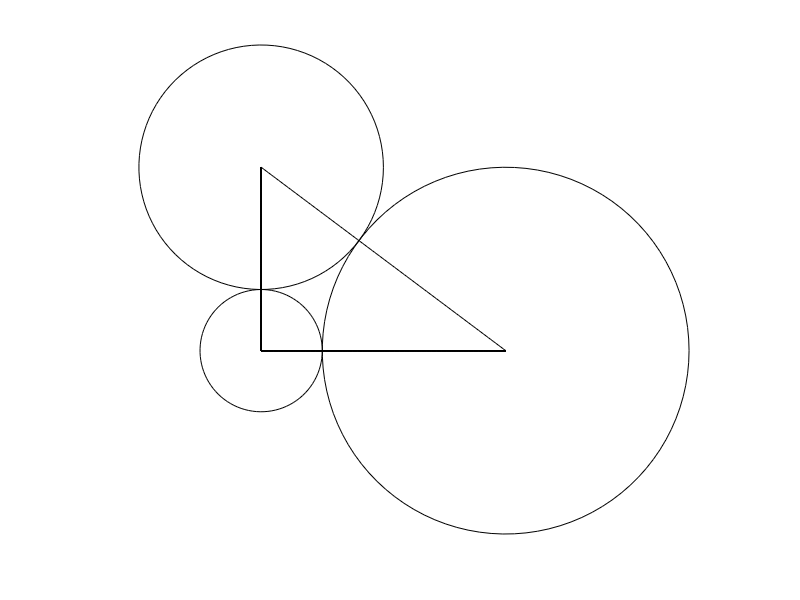
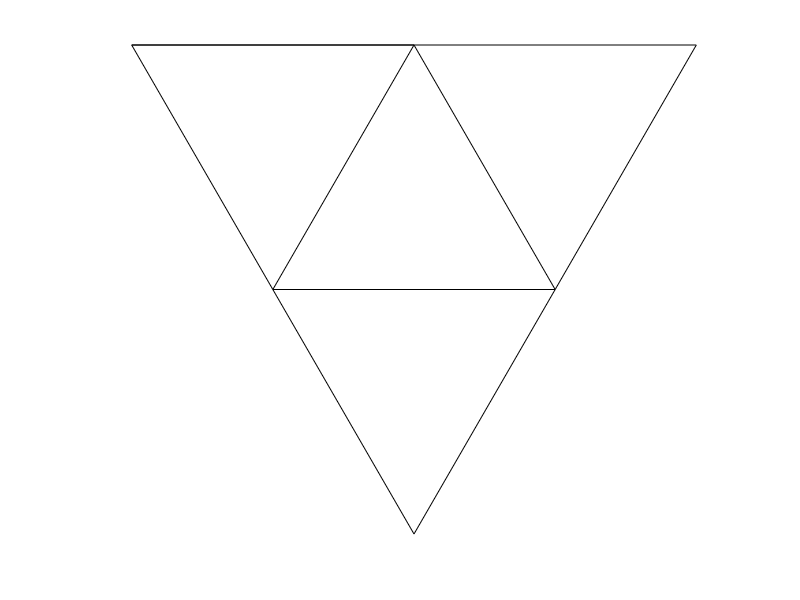
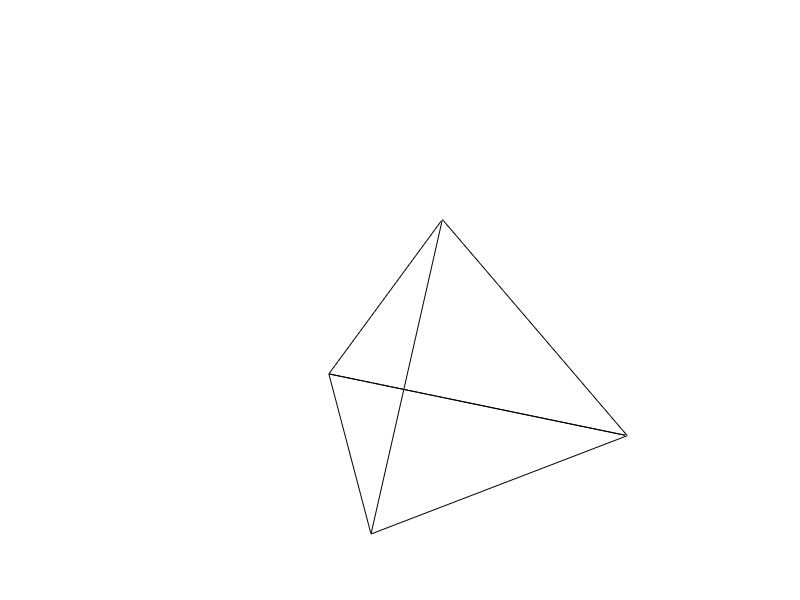
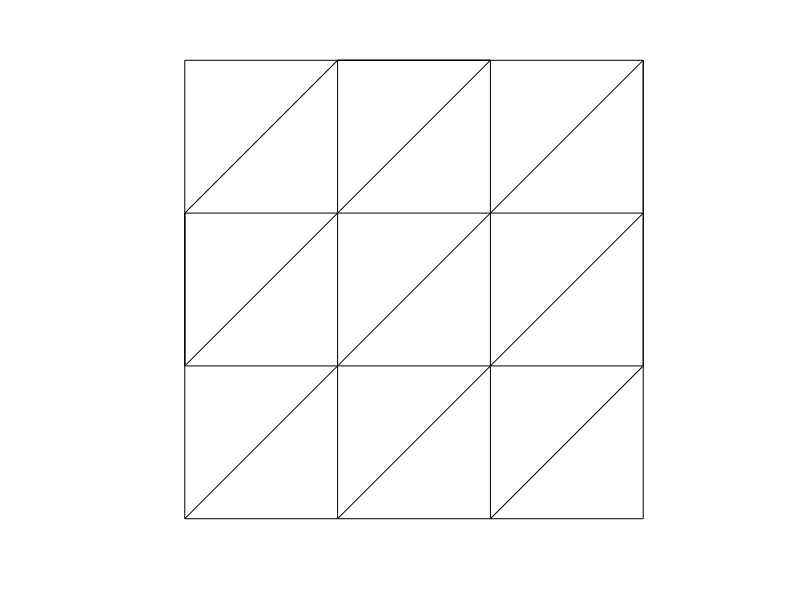

MATLAB code for these plots, in order:
% This m-file contains graphs for the miscellaneous pictures used in the
% report. The program can be run all at once, or command lines can be
% copied and pasted into the main MATLAB window. 3-D pictures can be
% rotated to a preferred angle. 

% figure 1. Right triangle made of circles. 
figure;
th = linspace(0,2*pi);
x = cos(th); y = sin(th);
x2 = 4 + 3*cos(th); y2 = 3*sin(th);
x3 = 2*cos(th); y3 = 3 + 2*sin(th);
x4 = zeros(100);
y4 = linspace(0,3);
x5 = linspace(0,4);
y5 = zeros(100);
x6 = x5; y6 = 3 - .75*x6;
plot(x,y,'k',x2,y2,'k',x3,y3,'k',x4,y4,'k',x5,y5,'k',x6,y6,'k')
axis image; axis off;

%figure 2. Basic flat tetrahedron. One vertex at (0,0). 
figure; 
k = sqrt(3)/2;
%format is [x1, x2, ..., x_n],[y1,y2, ... , y_n]. 'k' means make them 
%all black (default is blue)
plot([-.5,.5,1.5,1,.5,0,-.5,.5,1,0,.5],[k,k,k,0,-k,0,k,k,0,0,k],'k')
axis image; axis off;

%figure 3. Basic 3D tetrahedron. 
figure;
k = sqrt(3)/2; h = sqrt(2/3);
plot3([0,1,.5,0,.5,.5,1,.5],[0,0,k,0,k/3,k,0,k/3],[0,0,0,0,h,0,0,h],'k')
axis image; axis off;

%figure 4. Triangulation of 9 point torus.
figure; 
plot([0,3,3,0,0,3,3,0,0,2,1,1,3,3,0,0,1,2,2,3],[0,0,3,3,0,3,2,2,1,3,3,0,2,1,1,2,3,3,0,1],'k')
axis off; axis image;
axis([-0.1,3.1,-0.1,3.1])

%figure 5. 9 point torus w/ added vertex (1-3 Flip). 
figure; 
plot([0,3,3,0,0,3,3,0,0,2,1,1,3,3,0,0,1,2,2,3,3,1,0.3,0,0,0.3],[0,0,3,3,0,3,2,2,1,3,3,0,2,1,1,2,3,3,0,1,3,3,2.7,3,2,2.7],'k')
axis off; axis image;
axis([-0.1,3.1,-0.1,3.1])

%figure 6. Dual edge
figure
k = sqrt(3)/2; th = [0:.01:2*pi];
plot([1 + k/3*cos(th)],[2*k/3 + k/3*sin(th)],'k','linewidth',2)
hold on
plot([.5 + k/3*cos(th)],[k/3 + k/3*sin(th)],'k','linewidth',2)
plot([0,1,1.5,0.5,0,1,0.5],[0,0,k,k,0,0,k],'k','linewidth',2)
plot([.5,1],[k/3,2*k/3],'k','linewidth',2)
axis image
axis off

%figure 7. 2-2 Flip
figure;
k = sqrt(3)/2;
x1 = [0,1,1.5,0.5,0,1,0.5]; y1 =[0,0,k,k,0,0,k];
x2 = [3,4,4.5,3.5,3,4.5]; y2 = [0,0,k,k,0,k];
x3 = x2 - 1.5; 
plot(x1,y1,'k','linewidth',2)
hold on;
plot(x3,y2,'k','linewidth',2)
axis off; axis image;

%figure 8. Adjoined tetrahedra at a vertex. 
figure;
k = sqrt(3)/2; h = sqrt(2/3);
x = [0,.5,-.5,0,-.5,.5,0,0,.5,-.5,0,0,0,.5,-.5,0,0];
y = [0,k,k,0,-k,-k,0,2*k/3,k,k,2*k/3,0,-2*k/3,-k,-k,-2*k/3,0];
z = [0,0,0,0,0,0,0,h,0,0,h,0,h,0,0,h,0];
plot3(x,y,z,'k')
axis off

%figure 9. Overlapping radii.
figure;
th = 0:.01:2*pi;
x = 5*cos(th);
y = 5*sin(th);
x2 = 7 + 4*cos(th);
y2 = 4*sin(th);
plot(x,y,'k',x2,y2,'k',[0 7],[0 0],'k')
axis image
axis off

%figure 10. Bad case. 
figure;
gx = [0,3,3,0,0,3,3+sqrt(24.75),3,1.5,0,-sqrt(24.75),0,1.5,0];
gy = [0,0,1,1,0,1,.5,0,-sqrt(18.75),0,.5,1,1+sqrt(18.75),1];
gx(7) = 3 + sqrt(3.75);
gx(11) = -sqrt(3.75);
gy(9) = -sqrt(4-2.25);
gy(13) = 1 + sqrt(4-2.25);
gx(14) = 3;
plot(gx,gy,'k')
axis off

%figure 11. Octahedron sphere
figure;
th = 0:.001:2*pi;
x1 = zeros(size(th)); y1 = 1.01*cos(th); z1 = 1.01*sin(th);
y2 = zeros(size(th)); z2 = 1.01*cos(th); x2 = 1.01*sin(th);
z3 = zeros(size(th)); x3 = 1.01*cos(th); y3 = 1.01*sin(th);
XT = -1:.1:1;
YT1 = sqrt(1 - XT.^2);
YT2 = -sqrt(1 - XT.^2);
YT = [YT1 YT2];
[XT, YT] = meshgrid(XT,YT);
Z = real(sqrt(1 - XT.^2 - YT.^2));
Z2 = -Z;
mesh(XT,YT,Z)
hold on
mesh(XT,YT,Z2)
plot3(x1,y1,z1,'k','linewidth',3);
plot3(x2,y2,z2,'k','linewidth',3);
plot3(x3,y3,z3,'k','linewidth',3);
axis image; axis off

%figure 12. A Poincare disk of sorts, enclosed by circle of radius 1. 
figure;
maxr = 50;
for r = 1:maxr
    th = 0:.01:2*pi;
    for j = 1:size(th,1)
        x = (log10(r)/log10(maxr))*cos(th);
        y = (log10(r)/log10(maxr))*sin(th);
        plot(x,y,'k-'); hold on
    end
end
axis image
axis off


    
